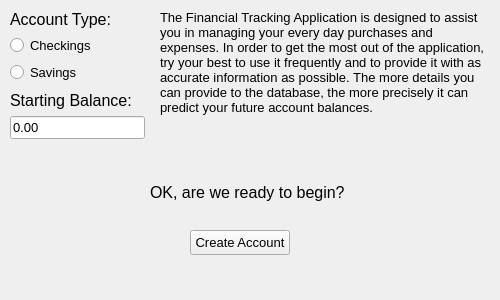
<?xml version="1.0" encoding="UTF-8"?>
<ui version="4.0">
 <class>FinishAccountSetUp</class>
 <widget class="QWidget" name="FinishAccountSetUp">
  <property name="geometry">
   <rect>
    <x>0</x>
    <y>0</y>
    <width>500</width>
    <height>300</height>
   </rect>
  </property>
  <property name="windowTitle">
   <string>Finish Account Set-Up</string>
  </property>
  <widget class="QLabel" name="label_2">
   <property name="geometry">
    <rect>
     <x>160</x>
     <y>10</y>
     <width>331</width>
     <height>111</height>
    </rect>
   </property>
   <property name="font">
    <font>
     <pointsize>10</pointsize>
    </font>
   </property>
   <property name="text">
    <string>The Financial Tracking Application is designed to assist you in managing your every day purchases and expenses. In order to get the most out of the application, try your best to use it frequently and to provide it with as accurate information as possible. The more details you can provide to the database, the more precisely it can predict your future account balances.</string>
   </property>
   <property name="alignment">
    <set>Qt::AlignLeading|Qt::AlignLeft|Qt::AlignTop</set>
   </property>
   <property name="wordWrap">
    <bool>true</bool>
   </property>
  </widget>
  <widget class="QLabel" name="label_4">
   <property name="geometry">
    <rect>
     <x>150</x>
     <y>180</y>
     <width>200</width>
     <height>25</height>
    </rect>
   </property>
   <property name="font">
    <font>
     <pointsize>12</pointsize>
    </font>
   </property>
   <property name="text">
    <string>OK, are we ready to begin?</string>
   </property>
  </widget>
  <widget class="QPushButton" name="pushButton">
   <property name="geometry">
    <rect>
     <x>190</x>
     <y>230</y>
     <width>100</width>
     <height>25</height>
    </rect>
   </property>
   <property name="font">
    <font>
     <pointsize>10</pointsize>
    </font>
   </property>
   <property name="text">
    <string>Create Account</string>
   </property>
  </widget>
  <widget class="QWidget" name="">
   <property name="geometry">
    <rect>
     <x>10</x>
     <y>10</y>
     <width>105</width>
     <height>73</height>
    </rect>
   </property>
   <layout class="QVBoxLayout" name="verticalLayout">
    <item>
     <widget class="QLabel" name="label">
      <property name="font">
       <font>
        <pointsize>12</pointsize>
       </font>
      </property>
      <property name="text">
       <string>Account Type:</string>
      </property>
     </widget>
    </item>
    <item>
     <widget class="QRadioButton" name="rb_checking">
      <property name="font">
       <font>
        <pointsize>10</pointsize>
       </font>
      </property>
      <property name="text">
       <string>Checkings</string>
      </property>
     </widget>
    </item>
    <item>
     <widget class="QRadioButton" name="rb_savings">
      <property name="font">
       <font>
        <pointsize>10</pointsize>
       </font>
      </property>
      <property name="text">
       <string>Savings</string>
      </property>
     </widget>
    </item>
   </layout>
  </widget>
  <widget class="QWidget" name="">
   <property name="geometry">
    <rect>
     <x>10</x>
     <y>90</y>
     <width>135</width>
     <height>49</height>
    </rect>
   </property>
   <layout class="QVBoxLayout" name="verticalLayout_3">
    <item>
     <widget class="QLabel" name="label_3">
      <property name="font">
       <font>
        <pointsize>12</pointsize>
       </font>
      </property>
      <property name="text">
       <string>Starting Balance:</string>
      </property>
     </widget>
    </item>
    <item>
     <widget class="QLineEdit" name="le_startBalance">
      <property name="font">
       <font>
        <pointsize>10</pointsize>
       </font>
      </property>
      <property name="text">
       <string>0.00</string>
      </property>
     </widget>
    </item>
   </layout>
  </widget>
 </widget>
 <resources/>
 <connections/>
</ui>
